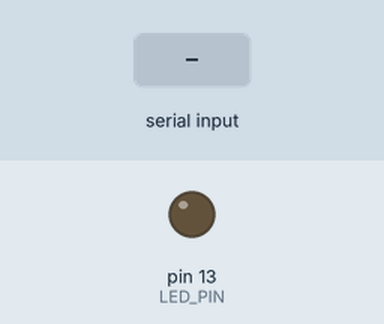
Recording of a sketch running on a simulated Arduino Uno, built with avr-gcc and run on an emulated ATmega328P. Parts: output pins drawn as LEDs (lit = HIGH). Inputs (shaded band) come from the test bench.

Above: at 1.2 s.
1.3 s: "90,45\n" received over the second serial link
At 2.6 s:
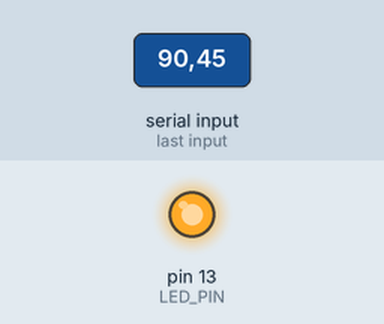
Timing chart, 0 to 4.3 s (numbered marks = the images above; inputs shaded):
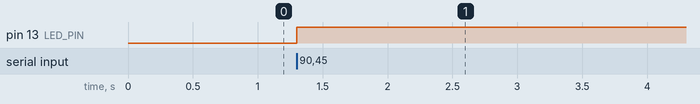

Measured:
- after the input at 1.3 s, pin 13 (LED_PIN): LOW → HIGH at once

The sketch:

imp.ino
```cpp
// Library needed to communicate with Imp
#include <SoftwareSerial.h>

// LED pin
const int LED_PIN = 13;

// Imp treated as additional serial line
// Arduino only supports one serial
// Use software to pretend there is another
SoftwareSerial imp( 8, 9 );

// Setup
void setup()
{
  // Use designated pin as an output
  // Set to off initially
  pinMode( LED_PIN, OUTPUT );
  digitalWrite( LED_PIN, LOW );

  // Echo to serial for debugging
  Serial.begin( 9600 );

  // Serial communication from Imp
  imp.begin( 19200 );
}

// Infinite loop
void loop()
{
  // Hold light value from Imp
  int light = 0;

  // Read incoming data from Imp
  // Newline terminated
  while( imp.available() > 0 )
  {
    // Parse out data value
    light = imp.parseInt();

    // Newline is end of string
    if( imp.read() == '\n' )
    {
      // Turn the LED on or off
      // Assumes sending Imp 0 or 1
      // 0 == Off
      // 1 == On
      digitalWrite( LED_PIN, light );
    }
  }
}
```
